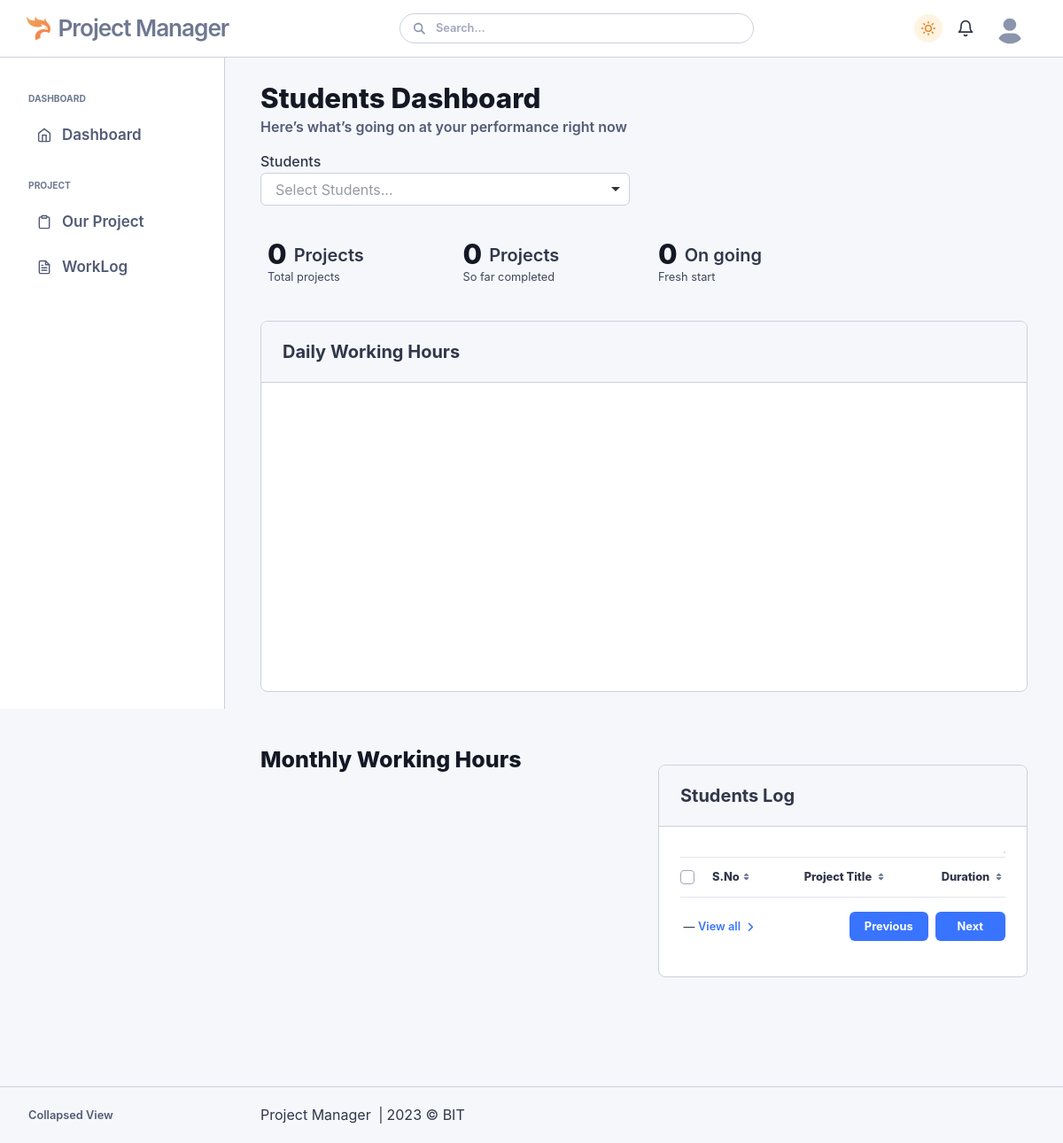
The app's page /src/studentDashboard/index.php (signed in) with its own data.
### tables this page shows
CREATE TABLE `m_resource` (
  `id` int(20) NOT NULL,
  `res_group` varchar(50) NOT NULL,
  `label` varchar(50) NOT NULL,
  `link` varchar(50) NOT NULL,
  `img` varchar(50) NOT NULL,
  `sort_id` int(10) NOT NULL,
  `status` enum('0','1') NOT NULL DEFAULT '1' COMMENT '0-not active;1-active'
);

### includes/init.php (called while the page is built, shortened)
<?php
function head()
{
    require 'head.php';
}
function menu()
{
    require 'navbar.php';
}
function footer()
{
    require 'footer.php';
}

### src/studentDashboard/index.php (the view, shortened to what this page needs)
<?php
include '../../includes/init.php';
?>
<!DOCTYPE html>
<html lang="en-US" dir="ltr">
<body>
    <main class="main" id="top">
        <?php menu() ?>
        <div class="content">
            <div class="row gy-3 mb-6 justify-content-between">
                <div class="col-md-9 col-auto">
                    <h2 class="mb-2 text-1100">Students Dashboard</h2>
                    <h5 class="text-700 fw-semi-bold">Here’s what’s going on at your performance right now</h5>
                </div>
                <div class="col-sm-6 col-md-6">
                    <label for="organizerSingle">Students</label><select class="form-select" id="selectUsers"
                        data-choices="data-choices" data-options='{"removeItemButton":true,"placeholder":true}'>
                        <option value="">Select Students...</option>
                    </select>
                </div>
            </div>
            <div class="row mb-3 gy-6">
                <div class="col-12 col-xxl-2">
                    <div class="row align-items-center g-3 g-xxl-0 h-100 align-content-between">
                        <div class="col-12 col-sm-6 col-md-3 col-lg-6 col-xl-3 col-xxl-12">
                            <div class="d-flex align-items-center">
                                <div class="ms-2">
                                    <div class="d-flex align-items-end">
                                        <h2 class="mb-0 me-2" id="projectCount">0
                                        </h2>
                                        <span class="fs-1 fw-semi-bold text-900">Projects</span>
                                    </div>
                                    <p class="text-800 fs--1 mb-0">Total projects</p>
                                </div>
                            </div>
                        </div>
                        <div class="col-12 col-sm-6 col-md-3 col-lg-6 col-xl-3 col-xxl-12">
                            <div class="d-flex align-items-center">
                                <div class="d-flex align-items-center">
                                    <div class="ms-2">
                                        <div class="d-flex align-items-end">
                                            <h2 class="mb-0 me-2" id="completecount">
                                                0
                                            </h2><span class="fs-1 fw-semi-bold text-900">Projects</span>
                                        </div>
                                        <p class="text-800 fs--1 mb-0">So far completed</p>
                                    </div>
                                </div>
                            </div>
                        </div>
                        <div class="col-12 col-sm-6 col-md-3 col-lg-6 col-xl-3 col-xxl-12">
                            <div class="d-flex align-items-center">
                                <div class="ms-2">
                                    <div class="d-flex align-items-end">
                                        <h2 class="mb-0 me-2" id="ongoingCount">
                                            0
                                        </h2><span class="fs-1 fw-semi-bold text-900">On going</span>
                                    </div>
                                    <p class="text-800 fs--1 mb-0">Fresh start</p>
                                </div>
                            </div>
                        </div>
                    </div>
                </div>
                <div class="col-12 col-xl-12 col-xxl-5">
                    <div class="card shadow-none border border-300" data-component-card="data-component-card">
                        <div class="card-header p-4 border-bottom border-300 bg-soft">
                            <div class="row g-3 justify-content-between align-items-center">
                                <div class="col-12 col-md">
                                    <h4 class="text-900 mb-0">Daily Working Hours</h4>
                                </div>
                            </div>
                        </div>
                        <div class="card-body p-0">
                            <div class="p-4 code-to-copy">
                                <div class="daily-work-duration" style="min-height:300px"></div>
                            </div>
                        </div>
                    </div>
                </div>
            </div>
            <br>
            <br>
            <div class="row gy-3 mb-6 justify-content-between">
                <div class="col-xl-6">
                    <div class="mx-xxl-0">
                        <h3>Monthly Working Hours</h3>
                        <div class="monthly-work-duration" style="min-height:300px"></div>
                    </div>
                </div>
                <div style="margin-top: 10px;" class="col-12 col-xl-6 order-1 order-xl-0">
                    <div class="mb-9">
                        <div class="card shadow-none border border-300 my-4" data-component-card="data-component-card">
                            <div class="card-header p-4 border-bottom border-300 bg-soft">
                                <div class="row g-3 justify-content-between align-items-center">
                                    <div class="col-12 col-md">
                                        <h4 class="text-900 mb-0">Students Log</h4>
                                    </div>
                                </div>
                            </div>
                            <div class="p-4 code-to-copy">
                                <div class="d-flex align-items-center justify-content-end">
                                    <div class="card shadow-none border border-300 my-1"
                                        data-component-card="data-component-card">
                                    </div>
                                </div>
                                <div id="tableExample"
                                    data-list='{"valueNames":["s.No","User Id","Name","Check In","Check Out","Status","Action"],"page":10,"pagination":true}'>
                                    <div class="table-responsive">
                                   <table class="table table-sm border-top border-200 fs--1 mb-0" class="table table-striped">
                                            <thead>
                                                <tr>
                                                    <th class="white-space-nowrap fs--1 align-middle ps-0"
                                                        style="max-width:20px; width:18px;">
                                                        <div class="form-check mb-0 fs-0"><input
                                                                class="form-check-input" id="bulk-select-example"
                                                                type="checkbox"
                                                                data-bulk-select='{"body":"bulk-select-body","actions":"bulk-select-actions","replacedElement":"bulk-select-replace-element"}' />
                                                        </div>
                                                    </th>
                                                    <th class="sort align-middle ps-3" data-sort="id">S.No</th>
                                                    <th class="sort align-middle ps-8" data-sort="name">Project Title
                                                    </th>
                                                    <th class="sort align-middle ps-8" data-sort="duration">Duration
                                                    </th>
                                                </tr>
                                            </thead>
                                        </table>
                                    </div>
                                    <div class="d-flex flex-between-center pt-3 mb-3">
                                        <p class="mb-0 fs--1">
                                            <span class="d-none d-sm-inline-block"> &mdash; </span>
                                            <a class="fw-semi-bold" href="#!" data-list-view="*">
                                                View all
                                                <span class="fas fa-angle-right ms-1" data-fa-transform="down-1"></span>
                                            </a>
                                        </p>
                                        <div class="d-flex">
                                            <button class="btn btn-sm btn-primary" type="button"
                                                data-list-pagination="prev"><span>Previous</span></button>
                                            <button class="btn btn-sm btn-primary px-4 ms-2" type="button"
                                                data-list-pagination="next"><span>Next</span></button>
                                        </div>
                                    </div>
                                </div>
                            </div>
                        </div>
                    </div>
                </div>
            </div>
        </div>
    </main>
</body>
</html>

### includes/navbar.php (shortened to what this page needs)
<?php
$db = db();
$path = $GLOBALS["_path"];
$rID = $GLOBALS["_rid"];
$roleId = 1;
$result = mysqli_query(
  $db,
  "SELECT * FROM user_role WHERE id = $roleId"
);
$row = mysqli_fetch_assoc($result);
$resource = explode("-", $row["resource"]);
$result = mysqli_query(
  $db,
  "SELECT DISTINCT(res_group) FROM m_resource WHERE STATUS ='1'"
);
$group = [];
while ($row = mysqli_fetch_assoc($result)) {
  $group[] = $row;
}
?>
<nav class="navbar navbar-vertical navbar-expand-lg" style="display:none;">
  <div class="collapse navbar-collapse" id="navbarVerticalCollapse">
    <div class="navbar-vertical-content">
      <?php foreach ($group as $g) {
        echo "
                    <ul class='navbar-nav flex-column' id='navbarVerticalNav'>
                        <li class='nav-item'>
                            <p class='navbar-vertical-label'>$g[res_group]</p>
                            <hr class='navbar-vertical-line' />
                            ";
        $result = mysqli_query(
          $db,
          "SELECT * FROM m_resource WHERE STATUS = '1' and res_group ='$g[res_group]' order by sort_id"
        );
        $menu = [];
        while ($row = mysqli_fetch_assoc($result)) {
          $menu[] = $row;
        }
        foreach ($menu as $m) {
          if ($rID == $m["id"]) {
            $active = "menu-active";
          } else {
            $active = "";
          }
          if (in_array($m['id'], $resource)) {
            echo "<div class='nav-item-wrapper'>
                             <a
                                class='nav-link label-1 $active'
                                href='$path/src/$m[link]'
                                role='button'
                                data-bs-toggle=''
                                aria-expanded='false'
                            >
                            <div style='padding: 10px 0px' class='d-flex align-items-center'>
                                <span class='nav-link-icon'><span style='padding-bottom:2px' height='19px' width='20px' data-feather='$m[img]'></span>
                                </span><span class='nav-link-text-wrapper'>
                                <span style='font-size: 17px' class='nav-link-text'>$m[label]</span></span>
                            </div>
                            </a>
                        </div>";
          }
        }
        echo "</li></ul>";
      } ?>
    </div>
  </div>
  <div class="navbar-vertical-footer"><button
      class="btn navbar-vertical-toggle border-0 fw-semi-bold w-100 white-space-nowrap d-flex align-items-center"><span class="uil uil-arrow-from-right fs-0"></span><span
        class="navbar-vertical-footer-text ms-2">Collapsed View</span></button></div>
</nav>
<nav class="navbar navbar-top fixed-top navbar-expand" id="navbarDefault" style="display:none;">
  <div class="collapse navbar-collapse justify-content-between">
    <div class="navbar-logo">
      <a class="navbar-brand me-1 me-sm-3" href="index-2.html">
        <div class="d-flex align-items-center">
          <div class="d-flex align-items-center"><img src="<?php echo $path ?>/assets/img/icons/logo.png" alt="phoenix"
              width="27" />
            <p class="logo-text ms-2 d-none d-sm-block">Project Manager</p>
          </div>
        </div>
      </a>
    </div>
    <div class="search-box navbar-top-search-box d-none d-lg-block" style="width:25rem;">
      <form class="position-relative" data-bs-toggle="search" data-bs-display="static"><input
          class="form-control search-input fuzzy-search rounded-pill form-control-sm" type="search"
          placeholder="Search..." aria-label="Search" />
        <span class="fas fa-search search-box-icon"></span>
      </form>
    </div>
    <ul class="navbar-nav navbar-nav-icons flex-row">
      <li class="nav-item">
        <div class="theme-control-toggle fa-icon-wait px-2"><input
              <label
            class="mb-0 theme-control-toggle-label theme-control-toggle-dark" for="themeControlToggle"
            data-bs-toggle="tooltip" data-bs-placement="left" title="Switch theme"><span class="icon"
              data-feather="sun"></span></label></div>
      </li>
      <li class="nav-item dropdown">
        <a class="nav-link" href="#" style="min-width: 2.5rem" role="button" data-bs-toggle="dropdown"
          aria-haspopup="true" aria-expanded="false" data-bs-auto-close="outside"><span data-feather="bell"
            style="height:20px;width:20px;"></span></a>
      </li>
      <li class="nav-item dropdown"><a class="nav-link lh-1 pe-0" id="navbarDropdownUser" href="#!" role="button"
          data-bs-toggle="dropdown" data-bs-auto-close="outside" aria-haspopup="true" aria-expanded="false">
          <div class="avatar avatar-l ">
            <img class="rounded-circle " src="<?php echo $path ?>/assets/img/team/avatar.webp" alt="" />
          </div>
        </a>
      </li>
    </ul>
  </div>
</nav>

### records on screen
m_resource: label "Dashboard"
m_resource: label "Our Project"
m_resource: label "WorkLog"

### other values on screen
$g[res_group] "DASHBOARD"
$g[res_group] "PROJECT"
